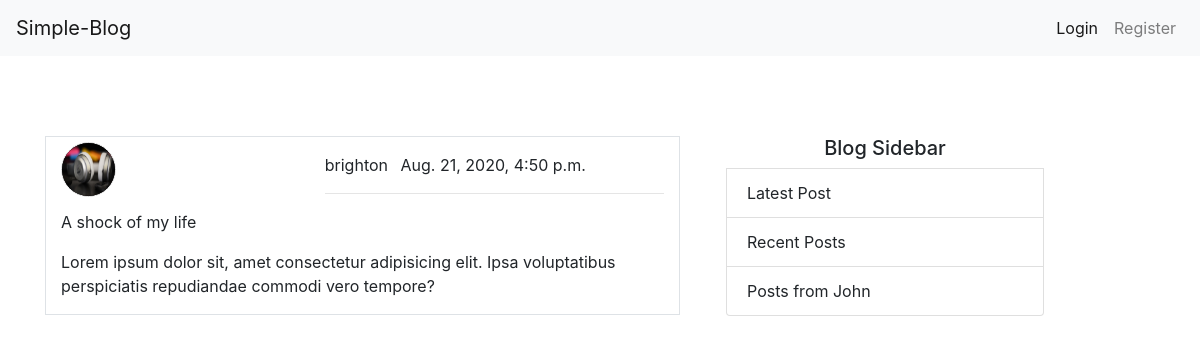
The app's page /post/2/detail/, older data.
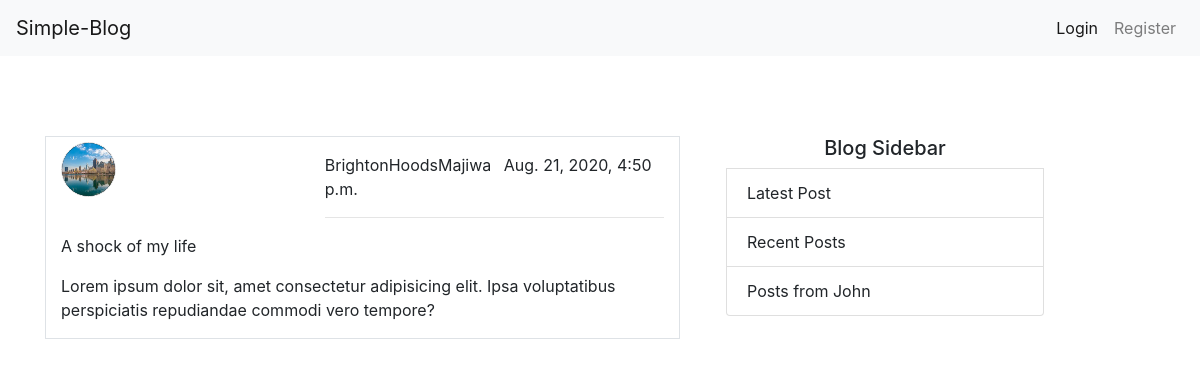
The same page, newer data.
### blog/models.py (models this page shows, shortened)
class Post(models.Model):
    title = models.CharField(max_length=100)
    content = models.TextField()
    date_posted = models.DateTimeField(default=timezone.now)
    author = models.ForeignKey(User, on_delete=models.CASCADE)

### users/models.py (models this page shows, shortened)
class Profile(models.Model):
    bio = models.TextField(null=True)
    user = models.OneToOneField(User,on_delete=models.CASCADE)
    hobby = models.CharField( max_length=150,null=True)
    image = models.ImageField(upload_to='profile_pics',default='default.jpg')

### blog/views.py (the view)
# urls.py: path('post/<int:id>/detail/',post_detail_view,name = "post-detail"),
def post_detail_view(request, id):
    obj = get_object_or_404(Post, id= id)
    context ={
        "post":obj
    }
    return render(request,"blog/post_detail_page.html", context)

### blog/templates/blog/post_detail_page.html (shortened to what this page needs)
{% extends "blog/base.html"%}
{% block content%}
    <div class="container">
        <div class="row mt-4 border">
            <div class="col-md-5">
            <img src="{{post.author.profile.image.url}}" style="width: 55px; height: 55px; border-radius: 50%; background-color: #000; border: 1px solid #eee; margin-top: 5px;"></img>
            </div>
            <div class="col-md-7">
                <div class="mt-3">
                    <p class="d-inline mr-2">{{post.author}}</p>
                    <p class="d-inline">{{post.date_posted}}</p>
                </div>
                <hr>
            </div>
            <div class="col-md-12">
                <p>{{post.title}}</p>
                <p>{{post.content}}</p>
            </div>
        </div>
    </div>
{% endblock content%}

Row changes from the older to the newer data that the page shows:
changed through a linked row, Post "A shock of my life": author.profile.image: a different picture; author "brighton" → "BrightonHoodsMajiwa"
